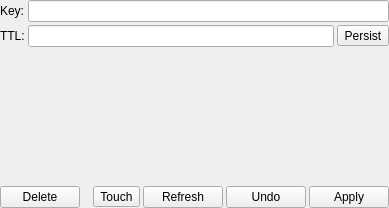
<?xml version="1.0" encoding="UTF-8"?>
<ui version="4.0">
 <class>Form</class>
 <widget class="QWidget" name="Form">
  <property name="geometry">
   <rect>
    <x>0</x>
    <y>0</y>
    <width>389</width>
    <height>208</height>
   </rect>
  </property>
  <property name="windowTitle">
   <string>Key Editor</string>
  </property>
  <layout class="QGridLayout" name="gridLayout" rowstretch="0,0,1,0" columnstretch="0,1,0,0">
   <property name="margin">
    <number>0</number>
   </property>
   <property name="spacing">
    <number>3</number>
   </property>
   <item row="1" column="0">
    <widget class="QLabel" name="ttl_label">
     <property name="text">
      <string>TTL:</string>
     </property>
    </widget>
   </item>
   <item row="0" column="0">
    <widget class="QLabel" name="key_label">
     <property name="text">
      <string>Key:</string>
     </property>
    </widget>
   </item>
   <item row="1" column="1" colspan="2">
    <widget class="QLineEdit" name="ttl_value">
    </widget>
   </item>
   <item row="1" column="3">
    <widget class="QToolButton" name="persist_button">
     <property name="toolTip">
      <string>Remove expiration from key</string>
     </property>
     <property name="text">
      <string>Persist</string>
     </property>
     <property name="icon">
      <iconset theme="go-bottom">
       <normaloff/>
      </iconset>
     </property>
     <property name="iconSize">
      <size>
       <width>16</width>
       <height>16</height>
      </size>
     </property>
    </widget>
   </item>
   <item row="0" column="1" colspan="3">
    <widget class="QLineEdit" name="key_name"/>
   </item>
   <item row="3" column="0" colspan="4">
    <widget class="QWidget" name="widget" native="true">
     <layout class="QHBoxLayout" name="horizontalLayout">
      <property name="spacing">
       <number>3</number>
      </property>
      <property name="margin">
       <number>0</number>
      </property>
      <item>
       <widget class="QPushButton" name="delete_button">
        <property name="statusTip">
         <string>Delete key from database</string>
        </property>
        <property name="text">
         <string>Delete</string>
        </property>
        <property name="icon">
         <iconset theme="edit-delete">
          <normaloff/>
         </iconset>
        </property>
       </widget>
      </item>
      <item>
       <spacer name="horizontalSpacer">
        <property name="orientation">
         <enum>Qt::Horizontal</enum>
        </property>
        <property name="sizeHint" stdset="0">
         <size>
          <width>40</width>
          <height>20</height>
         </size>
        </property>
       </spacer>
      </item>
      <item>
       <widget class="QToolButton" name="touch_button">
        <property name="toolTip">
         <string>Alters the last access time of the key</string>
        </property>
        <property name="text">
         <string>Touch</string>
        </property>
        <property name="icon">
         <iconset theme="go-down">
          <normaloff/>
         </iconset>
        </property>
       </widget>
      </item>
      <item>
       <widget class="QPushButton" name="refresh_button">
        <property name="toolTip">
         <string>Refresh key data (value, ttl)</string>
        </property>
        <property name="text">
         <string>Refresh</string>
        </property>
        <property name="icon">
         <iconset theme="view-refresh">
          <normaloff>../../</normaloff>../../</iconset>
        </property>
       </widget>
      </item>
      <item>
       <widget class="QPushButton" name="revert_button">
        <property name="toolTip">
         <string>Revert changes</string>
        </property>
        <property name="text">
         <string>Undo</string>
        </property>
        <property name="icon">
         <iconset theme="document-revert">
          <normaloff/>
         </iconset>
        </property>
       </widget>
      </item>
      <item>
       <widget class="QPushButton" name="apply_button">
        <property name="toolTip">
         <string>Apply</string>
        </property>
        <property name="text">
         <string>Apply</string>
        </property>
        <property name="icon">
         <iconset theme="document-save">
          <normaloff>../../</normaloff>../../</iconset>
        </property>
       </widget>
      </item>
     </layout>
    </widget>
   </item>
   <item row="2" column="0" colspan="4">
    <widget class="QWidget" name="type_editor" native="true"/>
   </item>
  </layout>
 </widget>
 <resources/>
 <connections/>
</ui>
